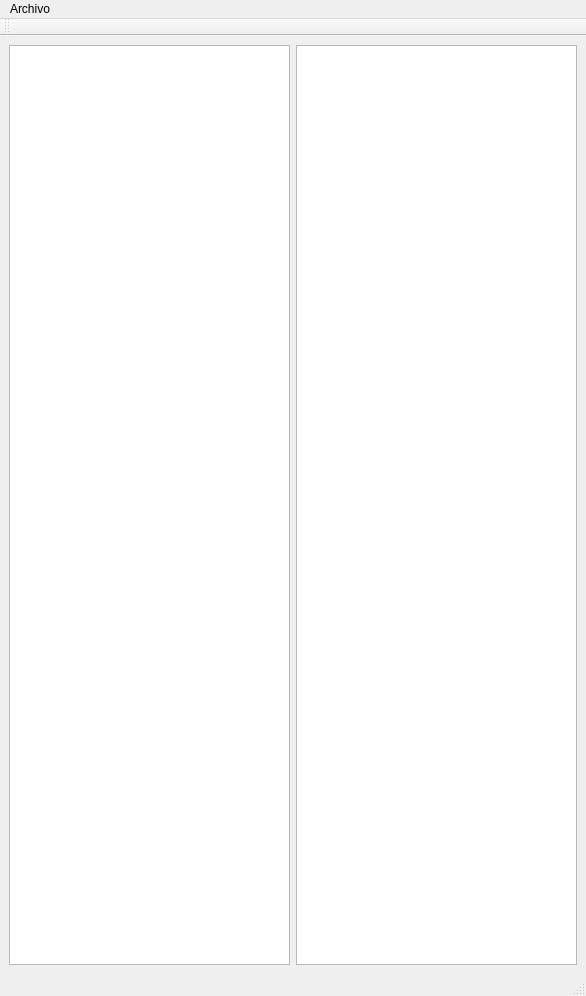
<ui version="4.0" >
 <class>VentanaSalida</class>
 <widget class="QMainWindow" name="VentanaSalida" >
  <property name="geometry" >
   <rect>
    <x>0</x>
    <y>0</y>
    <width>586</width>
    <height>996</height>
   </rect>
  </property>
  <property name="windowTitle" >
   <string>MainWindow</string>
  </property>
  <widget class="QWidget" name="centralwidget" >
   <layout class="QHBoxLayout" >
    <item>
     <widget class="QListWidget" name="listWidget" />
    </item>
    <item>
     <widget class="QTextBrowser" name="textBrowser" />
    </item>
   </layout>
  </widget>
  <widget class="QMenuBar" name="menubar" >
   <property name="geometry" >
    <rect>
     <x>0</x>
     <y>0</y>
     <width>586</width>
     <height>26</height>
    </rect>
   </property>
   <widget class="QMenu" name="menuArchivo" >
    <property name="title" >
     <string>Archivo</string>
    </property>
    <addaction name="actionAbrir" />
    <addaction name="actionExportar" />
    <addaction name="actionGuardar" />
    <addaction name="separator" />
    <addaction name="actionSalir" />
   </widget>
   <addaction name="menuArchivo" />
  </widget>
  <widget class="QStatusBar" name="statusbar" />
  <widget class="QToolBar" name="toolBar" >
   <property name="windowTitle" >
    <string>toolBar</string>
   </property>
   <attribute name="toolBarArea" >
    <enum>TopToolBarArea</enum>
   </attribute>
   <attribute name="toolBarBreak" >
    <bool>false</bool>
   </attribute>
  </widget>
  <action name="actionAbrir" >
   <property name="text" >
    <string>Abrir</string>
   </property>
  </action>
  <action name="actionGuardar" >
   <property name="text" >
    <string>Guardar</string>
   </property>
  </action>
  <action name="actionSalir" >
   <property name="text" >
    <string>Salir</string>
   </property>
  </action>
  <action name="actionExportar" >
   <property name="text" >
    <string>Exportar</string>
   </property>
  </action>
 </widget>
 <resources/>
 <connections/>
</ui>
